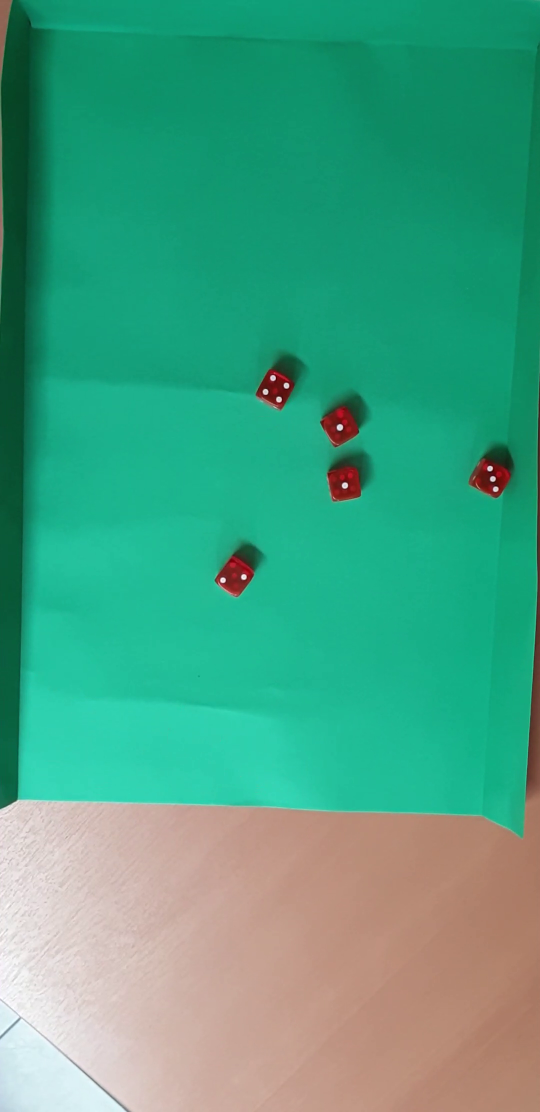
#> input picture frame 70 of videos_input/tirada_1.mp4, 1080 x 2224 px (shown at 1/2 size)
$ jupyter execute pruebas.ipynb
#> lines starting #> are read from the running program, lines starting #| are printed output that depends on the picture; after the words box and inside, x2 and y2 are one past the last pixel; in counts of white or black regions, pixels touching at a corner belong together
[cell 1]
import cv2
import numpy as np
import matplotlib.pyplot as plt

ESCALA = 1/3                 # se trabaja con los frames reducidos (más rápido)
S_MIN, V_MIN = 150, 60       # saturación/valor mínimos para considerar "rojo"
KERNEL = np.ones((3, 3), np.uint8)

[cell 2]
def mascara_roja(frame_bgr, s_min=S_MIN, v_min=V_MIN):
    hsv = cv2.cvtColor(frame_bgr, cv2.COLOR_BGR2HSV)
    # El rojo está en los dos extremos del H (0-10 y 170-180), por eso dos rangos
    m = cv2.inRange(hsv, (0, s_min, v_min), (10, 255, 255)) | \
        cv2.inRange(hsv, (170, s_min, v_min), (180, 255, 255))
    # Apertura: elimina líneas finas y ruido (bordes del papel, etc.)
    return cv2.morphologyEx(m, cv2.MORPH_OPEN, KERNEL)

[cell 3]
def ver_mascara(path, n_frame):
#> called with path = 'tirada_1.mp4', n_frame = 70
    cap = cv2.VideoCapture(path)
    cap.set(cv2.CAP_PROP_POS_FRAMES, n_frame)
    ok, frame = cap.read()
#> frame is the input picture: shape (2224, 1080, 3); mean B, G, R 130.7, 161.2, 71.8
    cap.release()
    frame = cv2.resize(frame, None, fx=ESCALA, fy=ESCALA, interpolation=cv2.INTER_AREA)
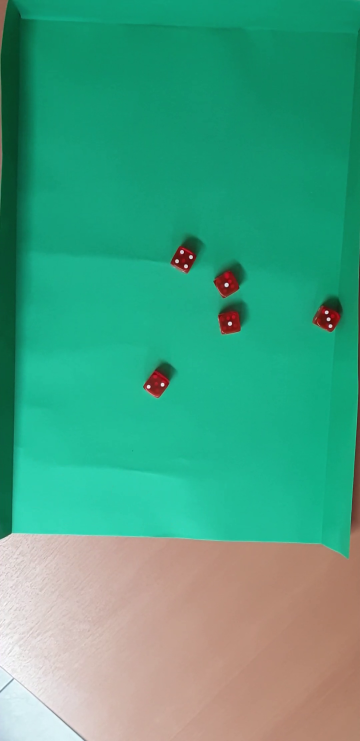
#> frame: shape (741, 360, 3); mean B, G, R 130.7, 161.2, 71.8
    m = mascara_roja(frame)
#> in mascara_roja, `hsv = cv2.cvtColor(frame_bgr, cv2.COLOR_BGR2HSV)`: hsv: shape (741, 360, 3); mean H, S, V 63.1, 176, 170.8
#> in mascara_roja, `m = cv2.inRange(hsv, (0, s_min, v_min), (10, 255, 255)) | \ cv2.inRang..`:
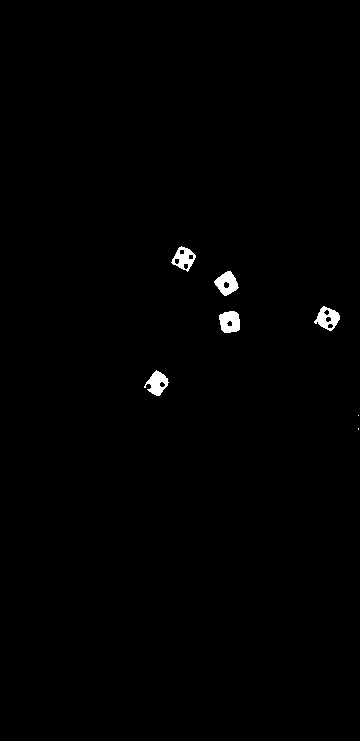
#> m: shape (741, 360); 0.66% white; 7 white regions (2 under 20 px), largest, box (x1, y1, x2, y2) and area: (219, 311, 240, 333) 368, (214, 271, 239, 296) 362, (314, 306, 340, 331) 351, (144, 370, 169, 396) 346, (171, 246, 196, 272) 320
#> in mascara_roja, `return cv2.morphologyEx(m, cv2.MORPH_OPEN, KERNEL)`: returned value: shape (741, 360); 0.62% white; 6 white regions (1 under 20 px), largest, box (x1, y1, x2, y2) and area: (219, 311, 240, 333) 368, (215, 271, 238, 296) 359, (147, 371, 168, 396) 326, (316, 307, 340, 329) 313, (172, 247, 196, 269) 285

    fig, ax = plt.subplots(1, 2, figsize=(8, 8))
    ax[0].imshow(cv2.cvtColor(frame, cv2.COLOR_BGR2RGB)); ax[0].set_title("Frame")
    ax[1].imshow(m, cmap="gray");                         ax[1].set_title("Máscara roja")
    for a in ax: a.axis("off")
    plt.show()
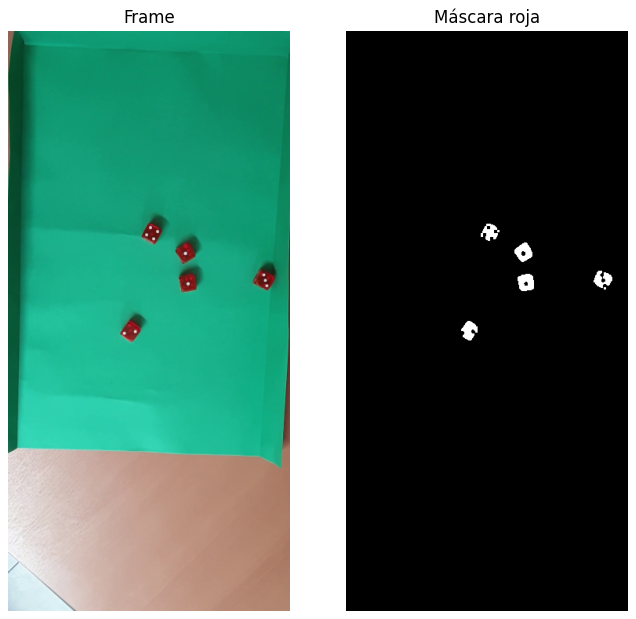
#> figure drawn by matplotlib, 2 panels

ver_mascara("tirada_1.mp4", 70)

[cell 4]
def analizar_video(path):
#> called with path = 'tirada_1.mp4'
    cap = cv2.VideoCapture(path)
    prev = None
    cambios, areas = [], []
    while True:
        ok, frame = cap.read()
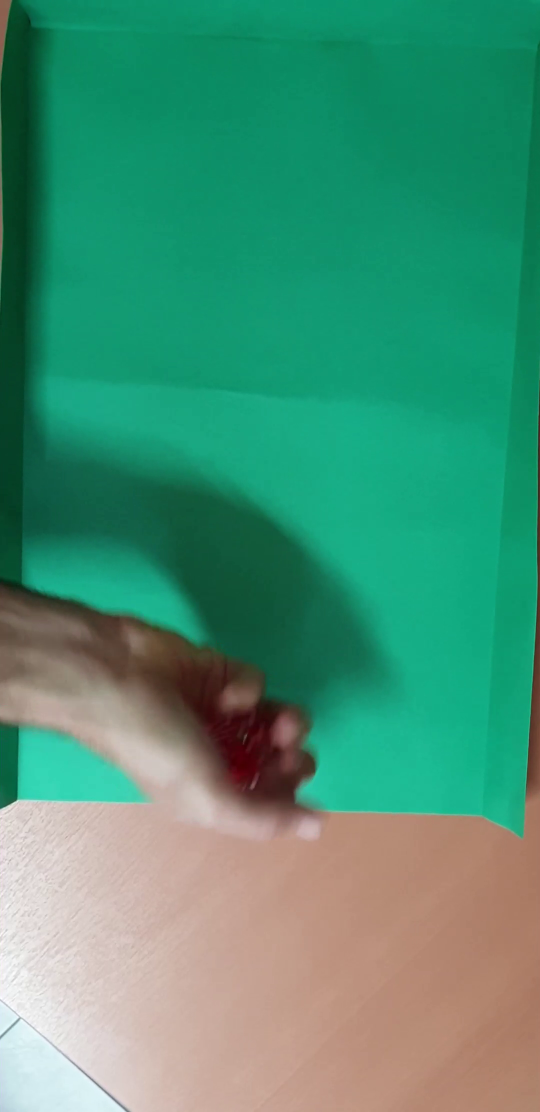
#> input picture frame 14 of videos_input/tirada_1.mp4, 1080 x 2224 px (shown at 1/2 size)
#> frame is the input picture: shape (2224, 1080, 3); mean B, G, R 116.6, 145.4, 73.4
        if not ok:
            break
        frame = cv2.resize(frame, None, fx=ESCALA, fy=ESCALA, interpolation=cv2.INTER_AREA)
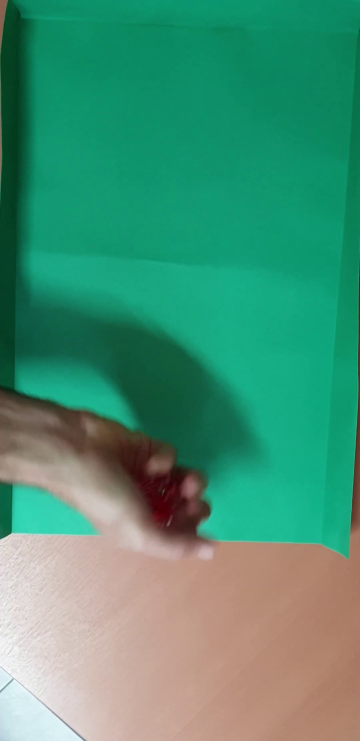
#> frame: shape (741, 360, 3); mean B, G, R 116.6, 145.4, 73.3
        m = mascara_roja(frame)
#> call 2 of mascara_roja, with s_min = 150, v_min = 60
#> in mascara_roja (call 2), `hsv = cv2.cvtColor(frame_bgr, cv2.COLOR_BGR2HSV)`: hsv: shape (741, 360, 3); mean H, S, V 58.7, 170, 155.6
#> in mascara_roja (call 2), `m = cv2.inRange(hsv, (0, s_min, v_min), (10, 255, 255)) | \ cv2.inRang..`:
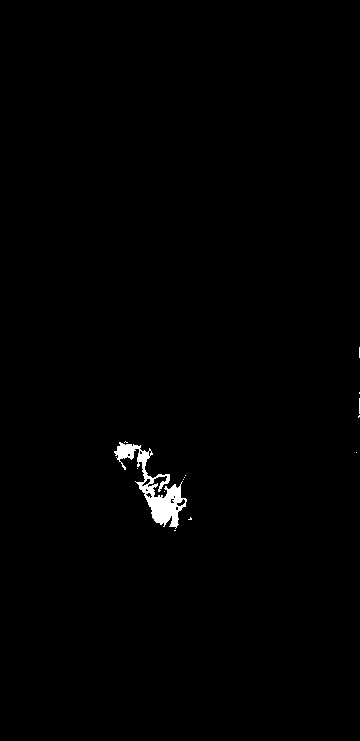
#> m: shape (741, 360); 0.69% white; 14 white regions (13 under 20 px), largest, box (x1, y1, x2, y2) and area: (114, 442, 187, 529) 1780
#> in mascara_roja (call 2), `return cv2.morphologyEx(m, cv2.MORPH_OPEN, KERNEL)`:
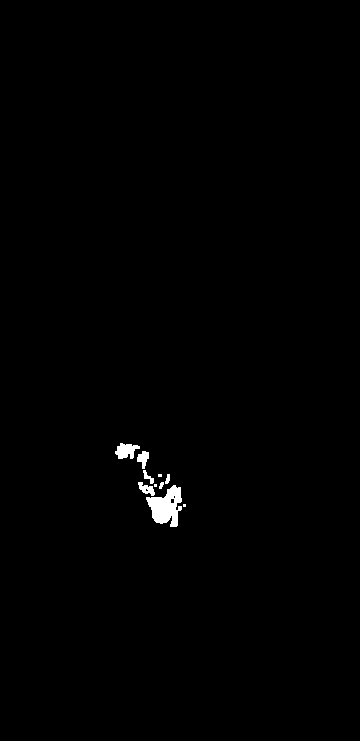
#> returned value: shape (741, 360); 0.58% white; 10 white regions (3 under 20 px), largest, box (x1, y1, x2, y2) and area: (146, 485, 182, 527) 887, (115, 443, 140, 459) 258, (137, 451, 149, 469) 130

        areas.append(int(cv2.countNonZero(m)))                       # píxeles rojos del frame
        if prev is None:
            cambios.append(0)
        else:
            cambios.append(int(cv2.countNonZero(cv2.bitwise_xor(m, prev))))  # píxeles que cambiaron
        prev = m
    cap.release()
    return np.array(cambios), np.array(areas)

resultados = {}
for i in range(1, 5):
    resultados[i] = analizar_video(f"tirada_{i}.mp4")
    print(f"tirada_{i}: {len(resultados[i][0])} frames")
